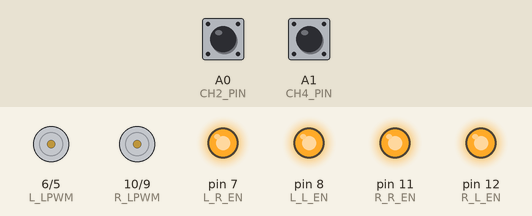
A sketch run on a simulated Arduino Uno, built with avr-gcc and run on an emulated ATmega328P. On the bench: motor-driver pin pairs drawn as motors (green arrow = first pin HIGH = forward, orange = second pin HIGH = backward, longer = more drive), output pins drawn as LEDs (lit = HIGH). The inputs (shaded band) are chosen by the test bench; at power-on: A0 (CH2_PIN) LOW, A1 (CH4_PIN) LOW.

Above: at 1.2 s.
1.3 s: A0 (CH2_PIN) pulsed HIGH 2 times (0.12 s each, 0.3 s apart)
At 1.63 s:
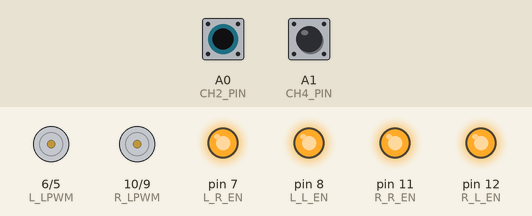
3.4 s: A1 (CH4_PIN) pulsed HIGH 5 times (0.12 s each, 0.3 s apart)
Timing chart, 0 to 6.4 s (numbered marks = the images above; inputs shaded):
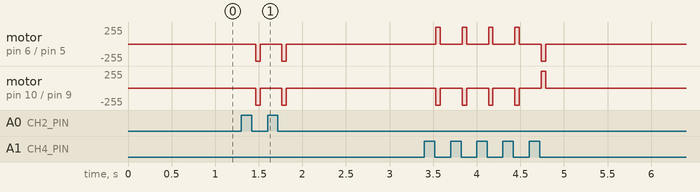

The sketch:

soccer_bot.ino
```cpp
// ============================================================
//  Robo-Soccer Version 2
//  4-Wheel Soccer Bot  |  FlySky FS-i6  |  BTS7960 x2
//
//  Two motors per side wired in PARALLEL to each BTS7960.
//  Both RC channels are read simultaneously using a polling
//  loop — pulseIn() is NOT used because it blocks for 25ms
//  per channel, causing the second pulse to be missed entirely.
//
//  Wiring — Receiver
//    CH2 signal  →  A0   (forward / backward)
//    CH4 signal  →  A1   (left / right)
//    GND         →  Arduino GND
//    5V          →  Arduino 5V
//
//  Wiring — Left BTS7960 (drives Left Motor A + B in parallel)
//    RPWM → D5    LPWM → D6
//    R_EN → D7    L_EN → D8
//    B+   → battery +   (direct)
//    M+   → Left Motor A (+) and Left Motor B (+) joined
//    M-   → Left Motor A (-) and Left Motor B (-) joined
//
//  Wiring — Right BTS7960 (drives Right Motor A + B in parallel)
//    RPWM → D9    LPWM → D10
//    R_EN → D11   L_EN → D12
//    B+   → battery +   (direct)
//    M+   → Right Motor A (+) and Right Motor B (+) joined
//    M-   → Right Motor A (-) and Right Motor B (-) joined
//
//  Wiring — Power
//    Battery +      →  Buck converter IN+
//    Buck OUT (5V)  →  Arduino 5V
//    All GNDs joined: Arduino + both BTS7960 + battery −
//
//  NOTE: Two parallel motors double the current per driver.
//  Use 16–18 AWG wire between BTS7960 and motors.
//  Add heatsinks to both BTS7960 boards.
// ============================================================

// ── Receiver input pins ──────────────────────────────────────
#define CH2_PIN  A0       // throttle — forward / backward
#define CH4_PIN  A1       // steering — left / right

// ── Left BTS7960 (Left Motor A + B in parallel) ──────────────
#define L_RPWM   5
#define L_LPWM   6
#define L_R_EN   7
#define L_L_EN   8

// ── Right BTS7960 (Right Motor A + B in parallel) ────────────
#define R_RPWM   9
#define R_LPWM   10
#define R_R_EN   11
#define R_L_EN   12

// ── Calibration — measure with Serial Monitor for your Rx ────
const int CH2_MIN    =  997;
const int CH2_CENTER = 1496;
const int CH2_MAX    = 1988;

const int CH4_MIN    =  997;
const int CH4_CENTER = 1496;
const int CH4_MAX    = 1988;

// ── Tuning ───────────────────────────────────────────────────
const int          DEADBAND  =  40;    // us dead zone around centre
const int          MAX_SPEED = 255;    // PWM ceiling 0–255
const unsigned long TIMEOUT  = 25000; // 25 ms per channel timeout (us)


// ── readChannels ─────────────────────────────────────────────
// Polls both pins inside a single loop so neither channel can
// miss the other's pulse. Falls back to centre on timeout.
// ─────────────────────────────────────────────────────────────
void readChannels(int &ch2, int &ch4) {
  unsigned long ch2Start = 0, ch4Start = 0;
  unsigned long ch2Pulse = 0, ch4Pulse = 0;
  bool ch2Done = false, ch4Done = false;
  bool ch2High = false, ch4High = false;

  unsigned long startWait = micros();

  while ((!ch2Done || !ch4Done) && (micros() - startWait < TIMEOUT * 2)) {

    bool ch2State = digitalRead(CH2_PIN);
    bool ch4State = digitalRead(CH4_PIN);

    // CH2 rising edge
    if (ch2State && !ch2High) {
      ch2Start = micros();
      ch2High  = true;
    }
    // CH2 falling edge
    if (!ch2State && ch2High && !ch2Done) {
      ch2Pulse = micros() - ch2Start;
      ch2Done  = true;
    }

    // CH4 rising edge
    if (ch4State && !ch4High) {
      ch4Start = micros();
      ch4High  = true;
    }
    // CH4 falling edge
    if (!ch4State && ch4High && !ch4Done) {
      ch4Pulse = micros() - ch4Start;
      ch4Done  = true;
    }
  }

  // Failsafe: return centre if a channel timed out
  ch2 = ch2Done ? constrain((int)ch2Pulse, CH2_MIN, CH2_MAX) : CH2_CENTER;
  ch4 = ch4Done ? constrain((int)ch4Pulse, CH4_MIN, CH4_MAX) : CH4_CENTER;
}


// ── pwmToSpeed ───────────────────────────────────────────────
// Maps a raw pulse width to a signed speed value -255 … +255.
// Values within DEADBAND of centre return 0.
// ─────────────────────────────────────────────────────────────
int pwmToSpeed(int raw, int minVal, int centre, int maxVal) {
  int offset = raw - centre;
  if (abs(offset) < DEADBAND) return 0;
  if (offset > 0)
    return map(offset, DEADBAND, maxVal - centre, 0, MAX_SPEED);
  else
    return map(offset, -(centre - minVal), -DEADBAND, -MAX_SPEED, 0);
}


// ── driveMotor ───────────────────────────────────────────────
// Drives one BTS7960 H-bridge (and both parallel motors on it).
//   speed > 0  →  forward  (RPWM active, LPWM = 0)
//   speed < 0  →  reverse  (LPWM active, RPWM = 0)
//   speed = 0  →  coast    (both = 0)
// ─────────────────────────────────────────────────────────────
void driveMotor(int rpwm, int lpwm, int speed) {
  speed = constrain(speed, -MAX_SPEED, MAX_SPEED);
  if (speed > 0) {
    analogWrite(rpwm, speed);
    analogWrite(lpwm, 0);
  } else if (speed < 0) {
    analogWrite(rpwm, 0);
    analogWrite(lpwm, -speed);
  } else {
    analogWrite(rpwm, 0);
    analogWrite(lpwm, 0);
  }
}


// ════════════════════════════════════════════════════════════
void setup() {
  // Receiver inputs
  pinMode(CH2_PIN, INPUT);
  pinMode(CH4_PIN, INPUT);

  // Left motor driver
  pinMode(L_RPWM, OUTPUT);  pinMode(L_LPWM, OUTPUT);
  pinMode(L_R_EN, OUTPUT);  pinMode(L_L_EN, OUTPUT);
  digitalWrite(L_R_EN, HIGH);
  digitalWrite(L_L_EN, HIGH);

  // Right motor driver
  pinMode(R_RPWM, OUTPUT);  pinMode(R_LPWM, OUTPUT);
  pinMode(R_R_EN, OUTPUT);  pinMode(R_L_EN, OUTPUT);
  digitalWrite(R_R_EN, HIGH);
  digitalWrite(R_L_EN, HIGH);

  // Uncomment to enable calibration output:
  // Serial.begin(115200);
}


// ════════════════════════════════════════════════════════════
void loop() {
  int ch2Raw, ch4Raw;
  readChannels(ch2Raw, ch4Raw);

  int throttle = pwmToSpeed(ch2Raw, CH2_MIN, CH2_CENTER, CH2_MAX);
  int steering = pwmToSpeed(ch4Raw, CH4_MIN, CH4_CENTER, CH4_MAX);

  // Tank mixing:
  //   Left  wheels (Motor A + B) = throttle + steering
  //   Right wheels (Motor A + B) = throttle − steering
  int leftSpeed  = constrain(throttle + steering, -MAX_SPEED, MAX_SPEED);
  int rightSpeed = constrain(throttle - steering, -MAX_SPEED, MAX_SPEED);

  driveMotor(L_RPWM, L_LPWM, leftSpeed);
  driveMotor(R_RPWM, R_LPWM, rightSpeed);

  // Uncomment to calibrate — open Serial Monitor at 115200 baud:
  // Serial.print("CH2: "); Serial.print(ch2Raw);
  // Serial.print("  CH4: "); Serial.println(ch4Raw);
}
```

Measured:
- after the input at 1.3 s, motor on pin 6 (L_LPWM) / pin 5 (L_RPWM), motor on pin 10 (R_LPWM) / pin 9 (R_RPWM): alternates backward 255/255 for 0.05 s and stopped for 0.25 s, 4 changes in all, then stays stopped, starting after 0.16 s
